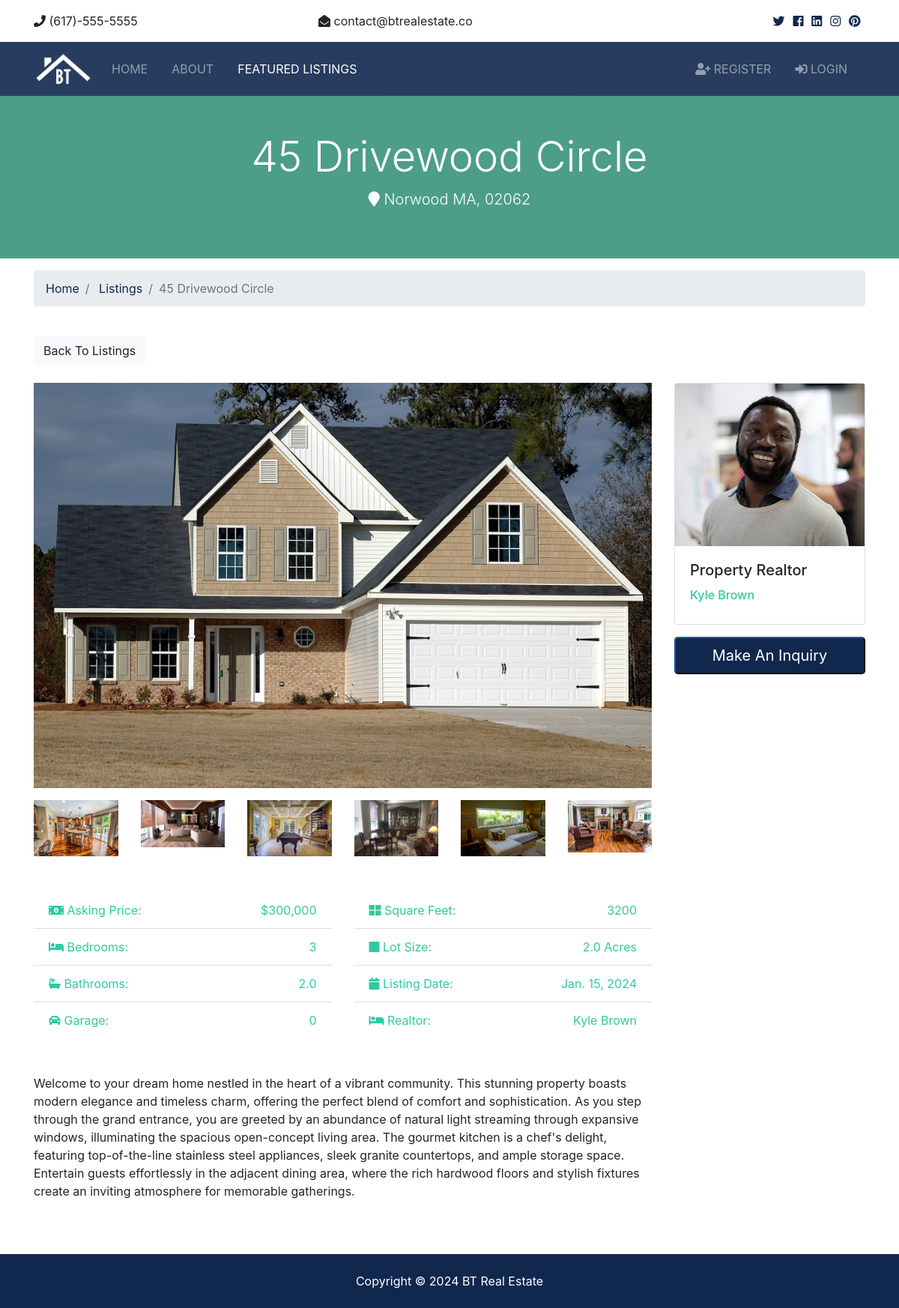
Page /listings/1 on the committed database.
### listing/models.py (models this page shows)
class Listing(models.Model):
    realtor=models.ForeignKey(Realtor, on_delete=models.DO_NOTHING)
    title=models.CharField(max_length=200)
    adress=models.CharField(max_length=200)
    city=models.CharField(max_length=100)
    state=models.CharField(max_length=100)
    zipcode=models.CharField(max_length=20)
    discription=models.TextField(max_length=700,blank=True,default=None)
    price=models.IntegerField()
    bedrooms=models.IntegerField()
    batrooms=models.DecimalField(max_digits=2,decimal_places=1)
    grage=models.IntegerField(default=0)
    sqft=models.IntegerField()
    lot_size=models.DecimalField(max_digits=5,decimal_places=1)
    photo_main=models.ImageField(upload_to='photos/%Y/%m/%d/')
    photo_1=models.ImageField(upload_to='photos/%Y/%m/%d/',blank=True)
    photo_2=models.ImageField(upload_to='photos/%Y/%m/%d/',blank=True)
    photo_3=models.ImageField(upload_to='photos/%Y/%m/%d/',blank=True)
    photo_4=models.ImageField(upload_to='photos/%Y/%m/%d/',blank=True)
    photo_5=models.ImageField(upload_to='photos/%Y/%m/%d/',blank=True)
    photo_6=models.ImageField(upload_to='photos/%Y/%m/%d/',blank=True)
    is_published=models.BooleanField(default=True)
    list_date=models.DateField(default=datetime.now,blank=True)

### retalor/models.py (models this page shows)
class Realtor(models.Model):
    name = models.CharField(max_length=100)
    photo=models.ImageField(upload_to='photos/%Y/%m/%d')
    discription=models.TextField(blank=True)
    phone=models.CharField(max_length=20)
    email=models.EmailField()
    is_mvp=models.BooleanField(default=False)
    hire_date=models.DateField(default=datetime.now,blank=True)
    def __str__(self):
        return self.name

### listing/views.py (the view)
# urls.py: path('<int:listing_id>', views.listing, name='listing'),
def listing(request,listing_id):
    listing=Listing.objects.get(id=listing_id)
    context={
        'listing': listing
    }
    return render(request, 'listing/listing.html',context)

### templates/listing/listing.html (shortened to what this page needs)
{% extends 'base.html' %}
{% load humanize %}
{% block content %}
<section id="showcase-inner" class="py-5 text-white">
    <div class="container">
      <div class="row text-center">
        <div class="col-md-12">
          <h1 class="display-4">{{ listing.title }}</h1>
          <p class="lead">
            <i class="fas fa-map-marker"></i> {{ listing.city }} {{ listing.state }}, {{ listing.zipcode }}</p>
        </div>
      </div>
    </div>
  </section>
  <section id="bc" class="mt-3">
    <div class="container">
      <nav>
        <ol class="breadcrumb">
          <li class="breadcrumb-item">
            <a href="{% url 'index' %}">Home</a>
          </li>
          <li class="breadcrumb-item">
            <a href="{% url 'listings' %}">Listings</a>
          </li>
          <li class="breadcrumb-item active">{{ listing.title }}</li>
        </ol>
      </nav>
    </div>
  </section>
  <section id="listing" class="py-4">
    <div class="container">
      <a href="{% url 'listings' %}" class="btn btn-light mb-4">Back To Listings</a>
      <div class="row">
        <div class="col-md-9">
          <img src="{{ listing.photo_main.url }}" alt="" class="img-main img-fluid mb-3">
          <div class="row mb-5 thumbs">
            {% if listing.photo_1 %}
            <div class="col-md-2">
              <a href="{{ listing.photo_1.url }}" data-lightbox="home-images">
                <img src="{{ listing.photo_1.url }}" alt="" class="img-fluid">
              </a>
            </div>
            {% endif %}
            {% if listing.photo_2 %}
            <div class="col-md-2">
              <a href="{{ listing.photo_2.url }}" data-lightbox="home-images">
                <img src="{{ listing.photo_2.url }}" alt="" class="img-fluid">
              </a>
            </div>
            {% endif %}
            {% if listing.photo_3 %}
            <div class="col-md-2">
              <a href="{{ listing.photo_3.url }}" data-lightbox="home-images">
                <img src="{{ listing.photo_3.url }}" alt="" class="img-fluid">
              </a>
            </div>
            {% endif %}
            {% if listing.photo_4 %}
            <div class="col-md-2">
              <a href="{{ listing.photo_4.url }}" data-lightbox="home-images">
                <img src="{{ listing.photo_4.url }}" alt="" class="img-fluid">
              </a>
            </div>
            {% endif %}
            {% if listing.photo_5 %}
            <div class="col-md-2">
              <a href="{{ listing.photo_5.url }}" data-lightbox="home-images">
                <img src="{{ listing.photo_5.url }}" alt="" class="img-fluid">
              </a>
            </div>
            {% endif %}
            {% if listing.photo_6 %}
            <div class="col-md-2">
              <a href="{{ listing.photo_6.url }}" data-lightbox="home-images">
                <img src="{{ listing.photo_6.url }}" alt="" class="img-fluid">
              </a>
            </div>
            {% endif %}
          </div>
          <div class="row mb-5 fields">
            <div class="col-md-6">
              <ul class="list-group list-group-flush">
                <li class="list-group-item text-secondary">
                  <i class="fas fa-money-bill-alt"></i> Asking Price:
                  <span class="float-right">${{ listing.price | intcomma }}</span>
                </li>
                <li class="list-group-item text-secondary">
                  <i class="fas fa-bed"></i> Bedrooms:
                  <span class="float-right">{{ listing.bedrooms }}</span>
                </li>
                <li class="list-group-item text-secondary">
                  <i class="fas fa-bath"></i> Bathrooms:
                  <span class="float-right">{{ listing.batrooms }}</span>
                </li>
                <li class="list-group-item text-secondary">
                  <i class="fas fa-car"></i> Garage:
                  <span class="float-right">{{ listing.grage }}
                  </span>
                </li>
              </ul>
            </div>
            <div class="col-md-6">
              <ul class="list-group list-group-flush">
                <li class="list-group-item text-secondary">
                  <i class="fas fa-th-large"></i> Square Feet:
                  <span class="float-right">{{ listing.sqft }}</span>
                </li>
                <li class="list-group-item text-secondary">
                  <i class="fas fa-square"></i> Lot Size:
                  <span class="float-right">{{ listing.lot_size }} Acres
                  </span>
                </li>
                <li class="list-group-item text-secondary">
                  <i class="fas fa-calendar"></i> Listing Date:
                  <span class="float-right">{{ listing.list_date }}</span>
                </li>
                <li class="list-group-item text-secondary">
                  <i class="fas fa-bed"></i> Realtor:
                  <span class="float-right">{{ listing.realtor }}
                  </span>
                </li>
              </ul>
            </div>
          </div>
          <div class="row mb-5">
            <div class="col-md-12">
                {{listing.discription}}
            </div>
          </div>
        </div>
        <div class="col-md-3">
          <div class="card mb-3">
            <img class="card-img-top" src="{{ listing.realtor.photo.url }}" alt="">
            <div class="card-body">
              <h5 class="card-title">Property Realtor</h5>
              <h6 class="text-secondary">{{ listing.realtor }}</h6>
            </div>
          </div>
          <button class="btn-primary btn-block btn-lg" data-toggle="modal" data-target="#inquiryModal">Make An Inquiry</button>
        </div>
      </div>
    </div>
  </section>
{% endblock %}

### project/static/css/all.css (style rules this page uses)
.fa, .fas, .far, .fal, .fab { -moz-osx-font-smoothing: grayscale; -webkit-font-smoothing: antialiased; display: inline-block; font-style: normal; font-variant: normal; text-rendering: auto; line-height: 1; }
.fa-bath:before { content: "\f2cd"; }
.fa-bed:before { content: "\f236"; }
.fa-calendar:before { content: "\f133"; }
.fa-car:before { content: "\f1b9"; }
.fa-map-marker:before { content: "\f041"; }
.fa-money-bill-alt:before { content: "\f3d1"; }
.fa-square:before { content: "\f0c8"; }
.fa-th-large:before { content: "\f009"; }
.fa, .fas { font-family: 'Font Awesome 5 Free'; font-weight: 900; }

### project/static/css/style.css (style rules this page uses)
img { width: 100%; }
#showcase-inner { background: url(../img/building.jpg) no-repeat top center fixed/cover; position: relative; overflow: hidden; min-height: 200px; }
#showcase-inner::before { content: ''; position: absolute; top: 0; left: 0; min-height: 100%; width: 100%; background: rgba(32, 134, 107, 0.8); }

### rows in the picture
Listing: title "45 Drivewood Circle", city "Norwood", state "MA", zipcode "02062", photo_main (picture), photo_1 (picture), photo_2 (picture), photo_3 (picture), photo_4 (picture), photo_5 (picture), photo_6 (picture), price "300,000", bedrooms "3", batrooms "2.0", grage "0", sqft "3200", lot_size "2.0", list_date "Jan. 15, 2024", realtor "Kyle Brown", discription "Welcome to your dream home nestled in the heart of a vibrant community. This stunning property boasts modern elegance and timeless charm, offering the perfect blend of comfort and sophistication. As you step through the grand entrance, you are greeted by an abundance of natural light streaming through expansive windows, illuminating the spacious open-concept living area. The gourmet kitchen is a chef's delight, featuring top-of-the-line stainless steel appliances, sleek granite countertops, and ample storage space. Entertain guests effortlessly in the adjacent dining area, where the rich hardwood floors and stylish fixtures create an inviting atmosphere for memorable gatherings.", realtor.photo (picture)
